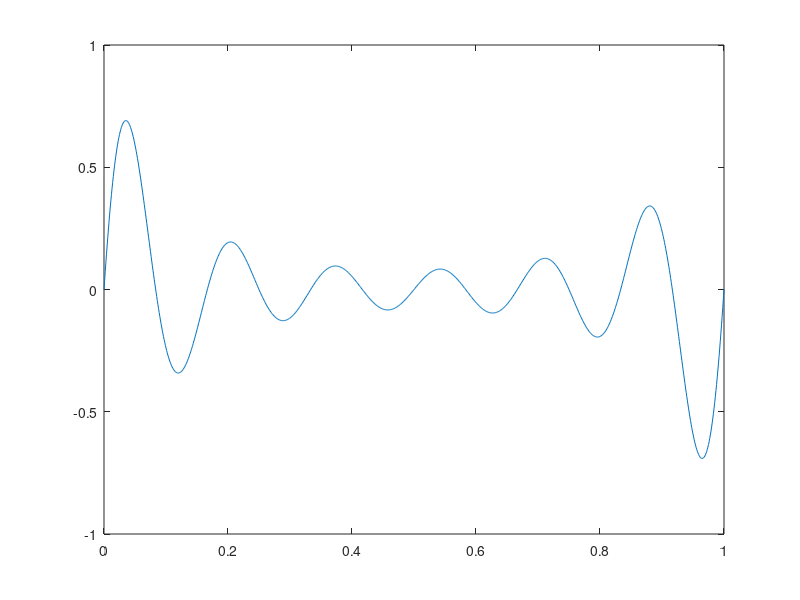
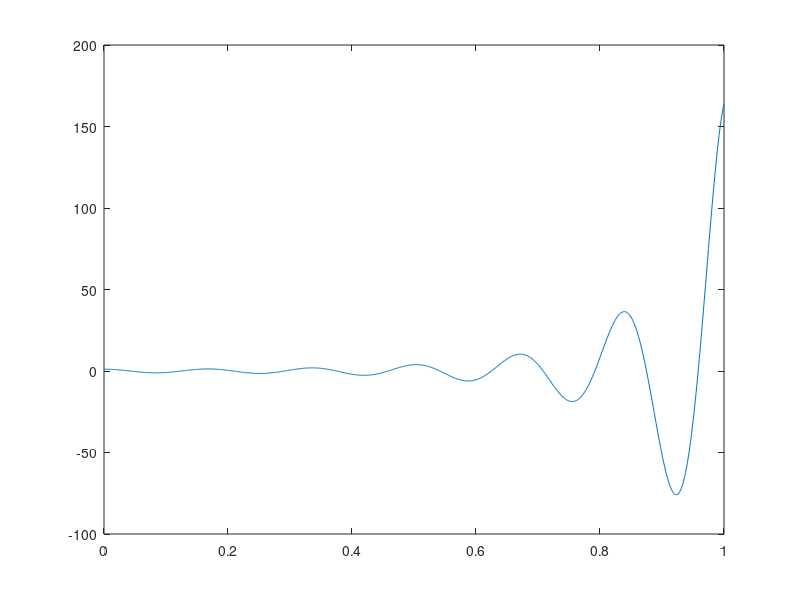
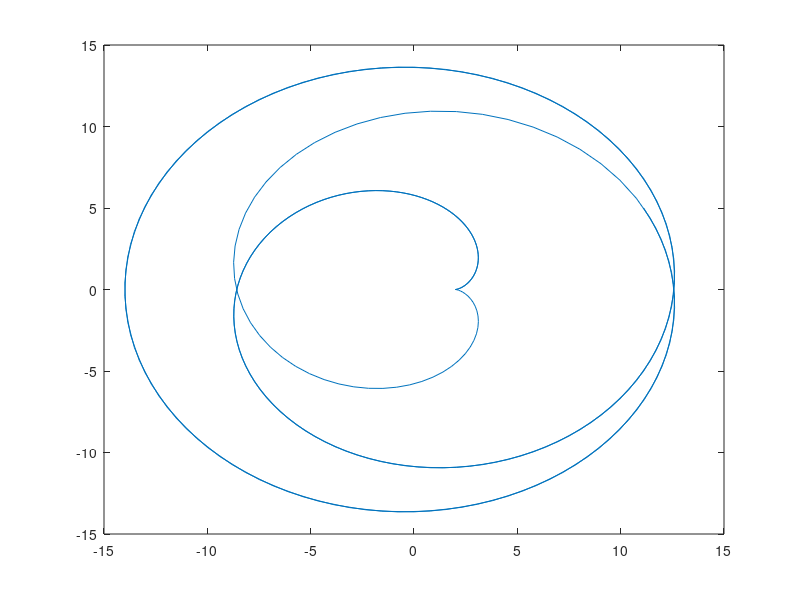
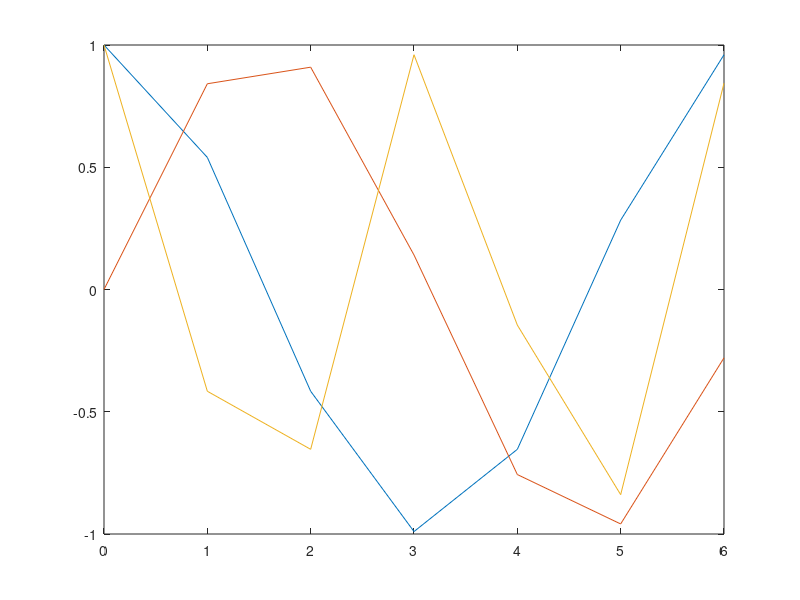

Recreate these plots in MATLAB, in order. (Note: this script raises an error after producing the figures.)
% Graphs

% 1. Plot the functions f: [0, 1] -> R, f(x) = e^(10x(x-1)) * sin12Pix, and
% f:[0, 1] -> R, f(x)=3e^(5x^2-1)cos12Pix.

figure(1)
x = 0:0.001:1;
f = exp(10 * x .* (x-1)) .* sin(12 .* pi .* x);
plot(x, f)

figure(2)
g = 3.*exp(5 .* x.^(2)-1) .* cos(12 .* pi .* x);
plot(x, g)

% 2. Plot the epicycloid defined below
% | x(t) = (a+b)*cos(t) - b*cos((a/b+1)*t)
% | y(t) = (a+b)*sin(t) - b*sin((a/b+1)*t)
% t in [0, 10pi]

figure(3)
a = 2;
b = 6;
t = 0:0.1:10*pi;
xt = (a+b).*cos(t)-b.*cos((a/b+1).*t);
yt = (a+b).*sin(t)-b.*sin((a/b+1).*t);
plot(xt, yt);

% 3. Plot, on a single graph, the functions: f1, f2,f3: 
%

figure(4)

x = 0:2*pi;
f1 = cos(x);
f2 = sin(x);
f3 = cos(2*x);

plot(x, f1);
hold on
plot(x, f2);
hold on
plot(x, f3);

% 4. Plot the graph of the function
%         
% f(x) = x^3 + ?1-x, -1 <= x <= 0
%        x^3 - ?1-x, 0 < x <= 1

figure(5)
syms x
f = piecewise(-1<=x<=0, x.^3 + sqrt(1-x), -1<=x<=0, x.^3 - sqrt(1-x));
fplot(f);

% 5. For x in {0, 1, .., 50} plot the function described below.

figure(6)
x = 0:1:10;
g = zeros(numel(x));
for i=1:numel(x)
    if mod(x(i), 2) == 0
        g(i) = x(i).^3 + sqrt(1-x(i));
    else
        g(i) = x(i).^3 - sqrt(1-x(i));
    end
end
plot(x, g);

% 7. Plot the function g: [-2, 2] x [-4, 4] -> R, g(x, y) = e^(-(x-1/2)^2+(y-1/2)^2) 
% (Use: meshgrid, mesh).

x = -2:0.1:2;
y = -4:0.1:4;
[X, Y] = meshgrid(x);
F = exp(-(X-1/2).^2+(Y-1/2).^2);
surf(X, Y, F);

